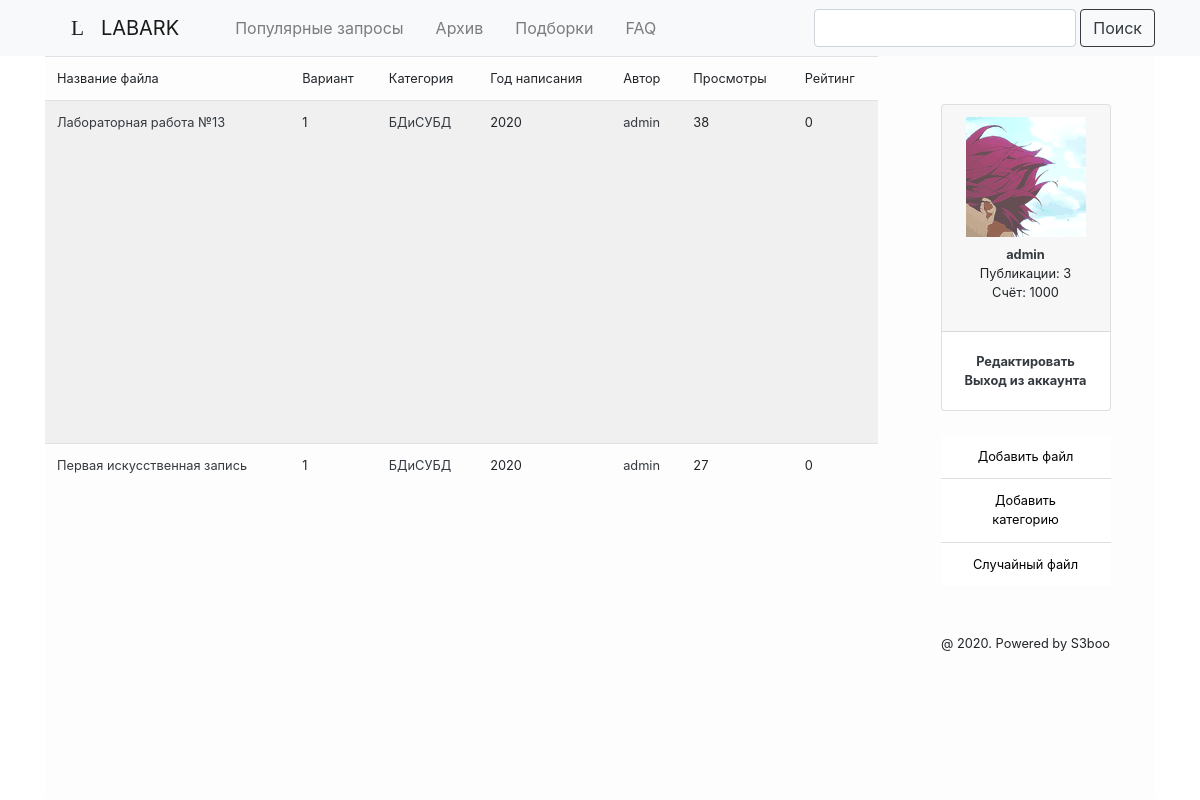
Page /category/3 (signed in) on the committed database.
### LabArkApp/models.py (models this page shows, shortened)
class Lab(models.Model):
    name = models.CharField(max_length=50, blank=False)
    course = models.IntegerField()
    variant = models.IntegerField(default=0)
    year = models.IntegerField(default=0)
    category = models.ForeignKey(Category, on_delete=models.CASCADE)
    author = models.ForeignKey(User, on_delete=models.CASCADE)
    views = models.IntegerField(default=0)
    upload_time = models.DateTimeField(auto_now_add=True)
    file = models.FileField(upload_to="files")
    rating = models.IntegerField(default=0)
    class Meta:
        ordering = ["-id"]

class Category(models.Model):
    name = models.CharField(max_length=50, blank=False, unique=True)
    downloads = models.IntegerField(default=0)
    def __str__(self):
        return f"{self.name}"

class Profile(models.Model):
    user = models.OneToOneField(User, on_delete=models.CASCADE)
    reputation = models.IntegerField(default=0)
    uploads = models.IntegerField(default=0)
    userpic = models.ImageField(upload_to="userpics", default="default.png")

### LabArkApp/views.py (the view)
# urls.py: re_path(r'^category/(?P<pk>\d+?)', LA.category_labs, name='category_labs'),
def category_labs(request, pk):
    return render(request, 'index.html', context={
        'last_labs': Lab.objects.all().filter(category__pk=pk),
        'form': forms.AddCategoryForm()
    })

### LabArkApp/forms.py
class AddCategoryForm(forms.ModelForm):
    class Meta:
        model = models.Category
        fields = ('name', )

### templates/index.html (shortened to what this page needs)
{% extends 'base.html' %}
{% block content %}
<div class="row m-0 p-0 content">
    <table class="table table-hover table-striped ml-0 mr-5 col-12 col-lg-9 w-100">
      <thead class="thead-dark">
        <tr>
          <td class="small">Название файла</td>
          <td class="small">Вариант</td>
          <td class="small">Категория</td>
          <td class="small">Год написания</td>
          <td class="small">Автор</td>
          <td class="small">Просмотры</td>
          <td class="small">Рейтинг</td>
        </tr>
      </thead>
      <tbody>
        {% for x in last_labs %}
            <tr>
              <td class="small"><a href="{% url "details" x.id %}" class="text-dark">{{ x.name }}</a></td>
              <td class="small">{{ x.variant }}</td>
              <td class="small"><a href="{% url "category_labs" x.category.id %}" class="text-dark">{{ x.category }}</a></td>
              <td class="small">{{ x.year }}</td>
              <td class="small"><a href="{% url "profile_view" x.author.id %}" class="text-dark">{{ x.author }}</a></td>
              <td class="small">{{ x.views }}</td>
              <td class="small">{{ x.rating }}</td>
            </tr>
        {% endfor %}
      </tbody>
    </table>
    {% include "aside_nav.html" %}
  </div>
{% endblock %}

### templates/userframe.html
<div class="card">
    <div class="card-header">
        <img src="{{ user.profile.userpic.url }}" alt="Userpic" class="img-fluid pb-2">
        <br>
        <a class="text-dark" href="{% url 'profile_view' user.id %}"><strong>{{ user.get_username}}</strong></a>
        <br>
        <p>Публикации: {{ user.profile.uploads }} <br> Счёт: {{ user.profile.reputation }}</p>
    </div>
    <div class="card-body">
        <div class="card-text">
            <a href="#" class="text-dark font-weight-bold">Редактировать</a>
            <br>
            <a href="{% url 'logout' %}" class="text-dark font-weight-bold">Выход из аккаунта</a>
        </div>
    </div>
</div>

### static/css/style.css (style rules this page uses)
.content { background: #FDFDFD; height: calc(100vh - 57px); }

### rows in the picture
Lab: name "Лабораторная работа №13", variant "1", category "БДиСУБД", year "2020", author "admin", views "38", rating "0"
Lab: name "Первая искусственная запись", variant "1", category "БДиСУБД", year "2020", author "admin", views "27", rating "0"

### other values in the picture
{{ user.get_username }} "admin"
{{ user.profile.uploads }} "3"
{{ user.profile.reputation }} "1000"
